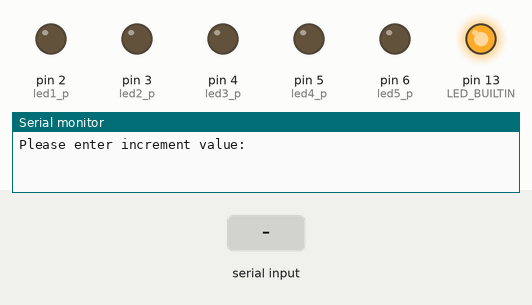
Bench run of a sketch on a simulated Arduino Uno, built with avr-gcc and run on an emulated ATmega328P. On the bench: output pins drawn as LEDs (lit = HIGH), the last lines printed to the serial monitor. Dashed ring = blinking. Inputs (shaded band) come from the test bench.

Above: at 1.2 s.
1.3 s: "30,150\n" received over Serial
At 1.53 s:
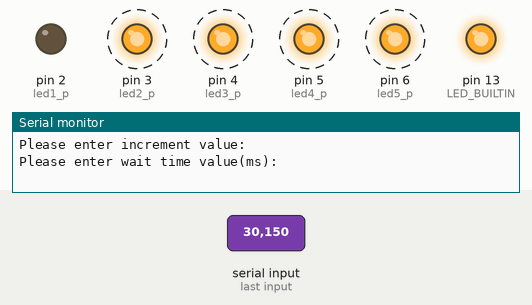
Timing chart, 0 to 10.3 s (numbered marks = the images above; inputs shaded):
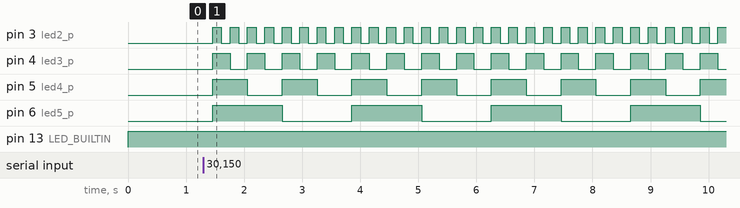

Measured:
- after the input at 1.3 s, pin 3 (led2_p): alternates HIGH for 0.15 s and LOW for 0.15 s, starting after 0.16 s; pin 4 (led3_p): alternates HIGH for 0.30 s and LOW for 0.30 s, starting after 0.16 s

The sketch:

5-bit-led-counter.ino
```cpp
unsigned short int increment;
unsigned short int waitTime;
unsigned short int counter = 0;

unsigned short int led1 = 1;
unsigned short int led2 = 2;
unsigned short int led3 = 4;
unsigned short int led4 = 8;
unsigned short int led5 = 16;

int led1_p = 2;
int led2_p = 3;
int led3_p = 4;
int led4_p = 5;
int led5_p = 6;

void increase(){


  while(1){
    if((counter & led1) == led1){
      digitalWrite(led1_p, HIGH);
    }
    else{
      digitalWrite(led1_p, LOW);
    }
    if((counter & led2) == led2){
      digitalWrite(led2_p, HIGH);
    }
    else{
      digitalWrite(led2_p, LOW);
    }
    if((counter & led3) == led3){
      digitalWrite(led3_p, HIGH);
    }
    else{
      digitalWrite(led3_p, LOW);
    }
    if((counter & led4) == led4){
      digitalWrite(led4_p, HIGH);
    }
    else{
      digitalWrite(led4_p, LOW);
    }
    if((counter & led5) == led5){
      digitalWrite(led5_p, HIGH);
    }
    else{
      digitalWrite(led5_p, LOW);
    }

    counter = ( counter + increment)% 32;

     delay(waitTime);

  }
}


void setup()
{
  pinMode(LED_BUILTIN, OUTPUT);
  pinMode(led1_p, OUTPUT);
  pinMode(led2_p, OUTPUT);
  pinMode(led3_p, OUTPUT);
  pinMode(led4_p, OUTPUT);
  pinMode(led5_p, OUTPUT);
  Serial.begin(9600);
}


void loop()
{
  digitalWrite(LED_BUILTIN, HIGH);
  Serial.print("\nPlease enter increment value:");
  while (Serial.available() == 0);
  increment = Serial.parseInt();
  if(increment >= 1 && increment <= 31){
    while(1){
      Serial.print("\nPlease enter wait time value(ms):");
      while (Serial.available() == 0);
      waitTime = Serial.parseInt();
      if(waitTime >=1 && waitTime <= 10000){
        increase();
      }
      Serial.print("\nInvalid Value please enter again.");
    }
  }
  Serial.print("\nInvalid Value please enter again.");
}
```
